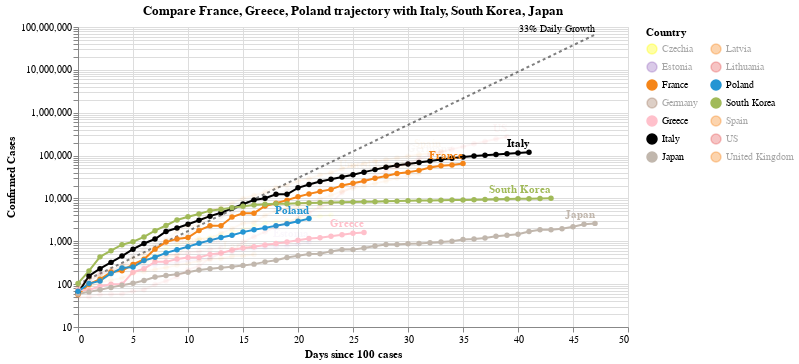

The cell this chart's notebook holds for it:
### Code cell
#hide_input
chart2 = make_since_chart(['France', 'Greece', 'Poland'])
chart2

### Figure 1 — Vega-Lite specification as saved in the notebook (floating-point values rounded to 4 significant figures; data arrays with more than 128 entries replaced by an {"elided": "..."} marker saying what was removed)
{"config": {"view": {"continuousWidth": 400, "continuousHeight": 300}}, "layer": [{"mark": {"type": "line", "color": "black", "opacity": 0.5, "strokeDash": [3, 3]}, "encoding": {"x": {"type": "quantitative", "field": "Days since 100 cases"}, "y": {"type": "quantitative", "field": "Confirmed Cases"}}}, {"mark": {"type": "text", "align": "right", "dy": -6, "fontSize": 10, "text": "33% Daily Growth"}, "encoding": {"x": {"type": "quantitative", "field": "Days since 100 cases"}, "y": {"type": "quantitative", "field": "Confirmed Cases"}}, "transform": [{"filter": "(datum['Days since 100 cases'] >= 47)"}]}, {"data": {"name": "data-5f676dd321117d9a9f6727c99a0551b3"}, "mark": {"type": "line", "point": true}, "encoding": {"color": {"type": "nominal", "field": "Country", "legend": {"columns": 2}, "scale": {"domain": ["Czechia", "Estonia", "France", "Germany", "Greece", "Italy", "Japan", "Latvia", "Lithuania", "Poland", "South Korea", "Spain", "US", "United Kingdom"], "range": ["yellow", "#9467bd", "#F58518", "#9D755D", "pink", "black", "#C1B7AD", "#F58518", "#E45756", "#2495D3", "#A1BA59", "#F58518", "#E45756", "#F58518"]}}, "opacity": {"condition": {"value": 1, "selection": "selector004"}, "value": 0.05}, "tooltip": [{"type": "nominal", "field": "Country"}, {"type": "temporal", "field": "Date"}, {"type": "quantitative", "field": "Confirmed Cases"}, {"type": "quantitative", "field": "Days since 100 cases"}], "x": {"type": "quantitative", "field": "Days since 100 cases"}, "y": {"type": "quantitative", "field": "Confirmed Cases", "scale": {"type": "log"}}}, "selection": {"selector004": {"type": "multi", "fields": ["Country"], "bind": "legend", "init": [{"Country": "France"}, {"Country": "Greece"}, {"Country": "Poland"}, {"Country": "Italy"}, {"Country": "South Korea"}, {"Country": "Japan"}]}}, "width": 550}, {"data": {"name": "data-5f676dd321117d9a9f6727c99a0551b3"}, "mark": {"type": "text", "align": "right", "dy": -8, "fontWeight": "bold"}, "encoding": {"color": {"type": "nominal", "field": "Country", "legend": {"columns": 2}, "scale": {"domain": ["Czechia", "Estonia", "France", "Germany", "Greece", "Italy", "Japan", "Latvia", "Lithuania", "Poland", "South Korea", "Spain", "US", "United Kingdom"], "range": ["yellow", "#9467bd", "#F58518", "#9D755D", "pink", "black", "#C1B7AD", "#F58518", "#E45756", "#2495D3", "#A1BA59", "#F58518", "#E45756", "#F58518"]}}, "opacity": {"condition": {"value": 1, "selection": "selector004"}, "value": 0.05}, "text": {"type": "nominal", "field": "Country"}, "tooltip": [{"type": "nominal", "field": "Country"}, {"type": "temporal", "field": "Date"}, {"type": "quantitative", "field": "Confirmed Cases"}, {"type": "quantitative", "field": "Days since 100 cases"}], "x": {"type": "quantitative", "field": "Days since 100 cases"}, "y": {"type": "quantitative", "field": "Confirmed Cases", "scale": {"type": "log"}}}, "transform": [{"filter": "(datum['Date'] >= 1585872000000)"}], "width": 550}], "data": {"name": "data-1bab444cdc18c9bb487238cc6179b340"}, "title": "Compare France, Greece, Poland trajectory with Italy, South Korea, Japan", "$schema": "https://vega.github.io/schema/vega-lite/v4.0.2.json", "datasets": {"data-1bab444cdc18c9bb487238cc6179b340": [{"Days since 100 cases": 0, "Confirmed Cases": 100.0}, {"Days since 100 cases": 1, "Confirmed Cases": 133.0}, {"Days since 100 cases": 2, "Confirmed Cases": 176.9}, {"Days since 100 cases": 3, "Confirmed Cases": 235.3}, {"Days since 100 cases": 4, "Confirmed Cases": 312.9}, {"Days since 100 cases": 5, "Confirmed Cases": 416.2}, {"Days since 100 cases": 6, "Confirmed Cases": 553.5}, {"Days since 100 cases": 7, "Confirmed Cases": 736.1}, {"Days since 100 cases": 8, "Confirmed Cases": 979.1}, {"Days since 100 cases": 9, "Confirmed Cases": 1302.0}, {"Days since 100 cases": 10, "Confirmed Cases": 1732.0}, {"Days since 100 cases": 11, "Confirmed Cases": 2303.0}, {"Days since 100 cases": 12, "Confirmed Cases": 3064.0}, {"Days since 100 cases": 13, "Confirmed Cases": 4074.0}, {"Days since 100 cases": 14, "Confirmed Cases": 5419.0}, {"Days since 100 cases": 15, "Confirmed Cases": 7207.0}, {"Days since 100 cases": 16, "Confirmed Cases": 9586.0}, {"Days since 100 cases": 17, "Confirmed Cases": 12750.0}, {"Days since 100 cases": 18, "Confirmed Cases": 16960.0}, {"Days since 100 cases": 19, "Confirmed Cases": 22550.0}, {"Days since 100 cases": 20, "Confirmed Cases": 29990.0}, {"Days since 100 cases": 21, "Confirmed Cases": 39890.0}, {"Days since 100 cases": 22, "Confirmed Cases": 53060.0}, {"Days since 100 cases": 23, "Confirmed Cases": 70560.0}, {"Days since 100 cases": 24, "Confirmed Cases": 93850.0}, {"Days since 100 cases": 25, "Confirmed Cases": 124800.0}, {"Days since 100 cases": 26, "Confirmed Cases": 166000.0}, {"Days since 100 cases": 27, "Confirmed Cases": 220800.0}, {"Days since 100 cases": 28, "Confirmed Cases": 293700.0}, {"Days since 100 cases": 29, "Confirmed Cases": 390600.0}, {"Days since 100 cases": 30, "Confirmed Cases": 519500.0}, {"Days since 100 cases": 31, "Confirmed Cases": 690900.0}, {"Days since 100 cases": 32, "Confirmed Cases": 918900.0}, {"Days since 100 cases": 33, "Confirmed Cases": 1222000.0}, {"Days since 100 cases": 34, "Confirmed Cases": 1625000.0}, {"Days since 100 cases": 35, "Confirmed Cases": 2162000.0}, {"Days since 100 cases": 36, "Confirmed Cases": 2875000.0}, {"Days since 100 cases": 37, "Confirmed Cases": 3824000.0}, {"Days since 100 cases": 38, "Confirmed Cases": 5086000.0}, {"Days since 100 cases": 39, "Confirmed Cases": 6764000.0}, {"Days since 100 cases": 40, "Confirmed Cases": 8996000.0}, {"Days since 100 cases": 41, "Confirmed Cases": 11970000.0}, {"Days since 100 cases": 42, "Confirmed Cases": 15910000.0}, {"Days since 100 cases": 43, "Confirmed Cases": 21170000.0}, {"Days since 100 cases": 44, "Confirmed Cases": 28150000.0}, {"Days since 100 cases": 45, "Confirmed Cases": 37440000.0}, {"Days since 100 cases": 46, "Confirmed Cases": 49790000.0}, {"Days since 100 cases": 47, "Confirmed Cases": 66230000.0}], "data-5f676dd321117d9a9f6727c99a0551b3": {"elided": "437 records"}}}
